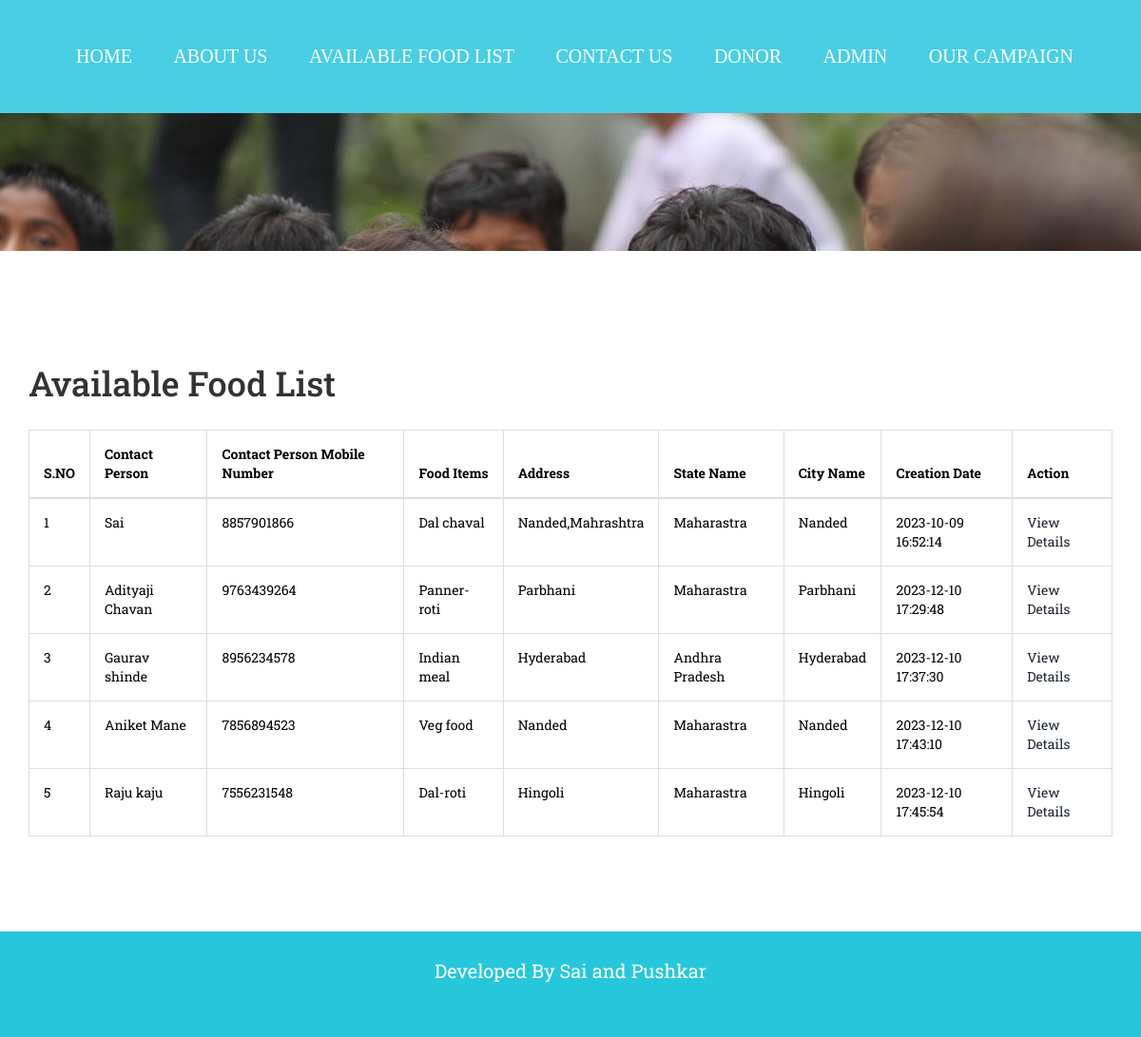
/food-available.php, run on the app's committed database.
### tables this page shows
CREATE TABLE `tblfood` (
  `ID` int(10) NOT NULL,
  `DonorID` int(10) DEFAULT NULL,
  `foodId` int(10) DEFAULT NULL,
  `FoodItems` mediumtext DEFAULT NULL,
  `StateName` varchar(200) DEFAULT NULL,
  `CityName` varchar(200) DEFAULT NULL,
  `Description` mediumtext DEFAULT NULL,
  `PickupDate` varchar(200) DEFAULT NULL,
  `PickupAddress` mediumtext DEFAULT NULL,
  `ContactPerson` varchar(200) DEFAULT NULL,
  `CPMobNumber` bigint(10) DEFAULT NULL,
  `Image` varchar(200) DEFAULT NULL,
  `CreationDate` timestamp NULL DEFAULT current_timestamp(),
  `UpdationDate` timestamp NULL DEFAULT NULL ON UPDATE current_timestamp()
);

### food-available.php (the view, shortened to what this page needs)
<!DOCTYPE html>
<html>
<head>
    <link href="css/bootstrap.css" rel='stylesheet' type='text/css' />
    <link href="css/style.css" rel="stylesheet" type="text/css" media="all" />
</head>
<body>
    <?php include_once("includes/header.php"); ?>
    <div class="banner page-head">
    </div>
    <div class="typrography">
        <div class="container">
            <section id="tables">
                <div class="page-header">
                    <h1>Available Food List</h1>
                </div>
                <div class="bs-docs-example">
                    <table class="table table-bordered" style="color:#000 !important;">
                        <thead>
                            <tr>
                                <th data-breakpoints="xs">S.NO</th>
                                <th>Contact Person</th>
                                <th>Contact Person Mobile Number</th>
                                <th>Food Items</th>
                                <th>Address</th>
                                <th>State Name</th>
                                <th>City Name</th>
                                <th>Creation Date</th>
                                <th data-breakpoints="xs">Action</th>
                            </tr>
                        </thead>
                        <tbody>
                            <tr>
                                <?php
                                $ret = mysqli_query($con, "select * from  tblfood");
                                $cnt = 1;
                                while ($row = mysqli_fetch_array($ret)) {
                                ?>
                                <td><?php echo $cnt; ?></td>
                                <td><?php echo $row['ContactPerson']; ?></td>
                                <td><?php echo $row['CPMobNumber']; ?></td>
                                <td><?php echo $row['FoodItems']; ?></td>
                                <td><?php echo $row['PickupAddress']; ?></td>
                                <td><?php echo $row['StateName']; ?></td>
                                <td><?php echo $row['CityName']; ?></td>
                                <td><?php echo $row['CreationDate']; ?></td>
                                <td><a href="view-food-details.php?foodid=<?php echo $row['ID']; ?>">View Details </a>
                            </tr>
                            <?php
                                    $cnt = $cnt + 1;
                                } ?>
                        </tbody>
                    </table>
                </div>
        </div>
    </div>
    <?php include_once("includes/footer.php"); ?>
</body>
</html>

### includes/header.php (shortened to what this page needs)
<div class="header">
    <div class="container">
        <div class="header-left">
            <ul class="nav1">
                <li><a href="index.php">HOME</a></li>
                <li><a href="about.php">ABOUT US</a></li>
                <li><a href="food-available.php"> AVAILABLE FOOD LIST</a></li>
                <li><a href="contact.php">CONTACT US</a></li>
                <li><a href="donor/login.php">DONOR</a></li>
                <li><a href="admin/login.php">ADMIN</a></li>
                <li><a href="campaign.php">OUR CAMPAIGN</a></li>
            </ul>
        </div>
    </div>
</div>

### includes/footer.php
<div class="copy-right">
    <div class="container">
        <div class="copy-lt">
            <p> Developed By Sai and Pushkar </p>
        </div>
        <div class="copy-rt">
            <ul>
                <li><a class="facebook" href="#"></a></li>
                <li><a class="twitt" href="#"></a></li>
                <li><a class="link" href="#"></a></li>
                <li><a class="googl" href="#"></a></li>
                <li><a class="dribb" href="#"></a></li>
            </ul>
        </div>
        <div class="clearfix"></div>
    </div>
</div>

### css/style.css (style rules this page uses)
body { margin:0; padding:0; background:#fff; font-family: 'Roboto Slab', serif; }
body a { text-decoration:none; transition:0.5s all; -webkit-transition:0.5s all; -moz-transition:0.5s all; -o-transition:0.5s all; -ms-transition:0.5s all; }
h1,h2,h3,h4,h5,h6 { margin:0; }
p { margin:0; }
ul { margin:0; padding:0; }
.header { position:relative; background:#49cee3; padding:45px; }
.header-left ul { margin:0; padding:0 0px; }
.header-left ul li { margin:0 20px; list-style-type:none; display:inline-block; }
.header-left ul li a { text-decoration:none; font-family: 'Droid Serif', serif; color: #fff; font-size: 20px; font-weight:500; }
.banner { background:url(../images/background.jpg) no-repeat 0px 0px; background-size:cover; -webkit-background-size: cover; -o-background-size: cover; -ms-background-size: cover; -moz-background-size: cover; min-height: 670px; }
.copy-right { padding:18px 0; background:#26c7db; }
.copy-right p { margin:9px 0 0 0; font-size:20px; color: #fff; text-align:center; }
.copy-lt { float:center; font-size: 50; }
.copy-rt { float:right; }
.copy-rt ul { margin:0; padding:0; }
.copy-rt ul li { list-style-type:none; display:inline-block; margin-left:4px; }
.copy-rt ul li a.facebook { background: url(../images/img-sprite.png) no-repeat 0px 0px; width:32px; height:32px; display:block; }
.copy-rt ul li a.twitt { background: url(../images/img-sprite.png) no-repeat -32px 0px; width:32px; height:32px; display:block; }
.copy-rt ul li a.link { background: url(../images/img-sprite.png) no-repeat -65px 0px; width:32px; height:32px; display:block; }
.copy-rt ul li a.googl { background: url(../images/img-sprite.png) no-repeat -98px 0px; width:32px; height:32px; display:block; }
.copy-rt ul li a.dribb { background: url(../images/img-sprite.png) no-repeat -130px 0px; width:32px; height:32px; display:block; }
.page-head { min-height: 145px !important; }
.typrography { text-align: left; padding:80px 0; }
.table td, .table>tbody>tr>td, .table>tbody>tr>th, .table>tfoot>tr>td, .table>tfoot>tr>th, .table>thead>tr>td, .table>thead>tr>th { padding: 15px!important; }
.table > thead > tr > th, .table > tbody > tr > th, .table > tfoot > tr > th, .table > thead > tr > td, .table > tbody > tr > td, .table > tfoot > tr > td { font-size: 1em; color: #000; }
.table > thead > tr > th, .table > tbody > tr > th, .table > tfoot > tr > th, .table > thead > tr > td, .table > tbody > tr > td, .table > tfoot > tr > td { border-top: none !important; }
.bs-docs-example { margin: 1em 0; }
.container:after { content: "\0020"; display: block; height: 0; clear: both; visibility: hidden; }
.clearfix:before, .clearfix:after, .row:before, .row:after { content: '\0020'; display: block; overflow: hidden; visibility: hidden; width: 0; height: 0; }
.row:after, .clearfix:after { clear: both; }
@media (max-width: 1440px) { .banner { min-height: 638px; } }
@media (max-width: 1366px) { .banner { min-height: 607px; } }
@media (max-width: 1280px) { .banner { min-height: 565px; } }

### data on the page
tblfood: ContactPerson "Sai", CPMobNumber "8857901866", FoodItems "Dal chaval", PickupAddress "Nanded,Mahrashtra", StateName "Maharastra", CityName "Nanded", CreationDate "2023-10-09 16:52:14"
tblfood: ContactPerson "Adityaji Chavan", CPMobNumber "9763439264", FoodItems "Panner-roti", PickupAddress "Parbhani", StateName "Maharastra", CityName "Parbhani", CreationDate "2023-12-10 17:29:48"
tblfood: ContactPerson "Gaurav shinde", CPMobNumber "8956234578", FoodItems "Indian meal", PickupAddress "Hyderabad", StateName "Andhra Pradesh", CityName "Hyderabad", CreationDate "2023-12-10 17:37:30"
tblfood: ContactPerson "Aniket Mane", CPMobNumber "7856894523", FoodItems "Veg food", PickupAddress "Nanded", StateName "Maharastra", CityName "Nanded", CreationDate "2023-12-10 17:43:10"
tblfood: ContactPerson "Raju kaju", CPMobNumber "7556231548", FoodItems "Dal-roti", PickupAddress "Hingoli", StateName "Maharastra", CityName "Hingoli", CreationDate "2023-12-10 17:45:54"
